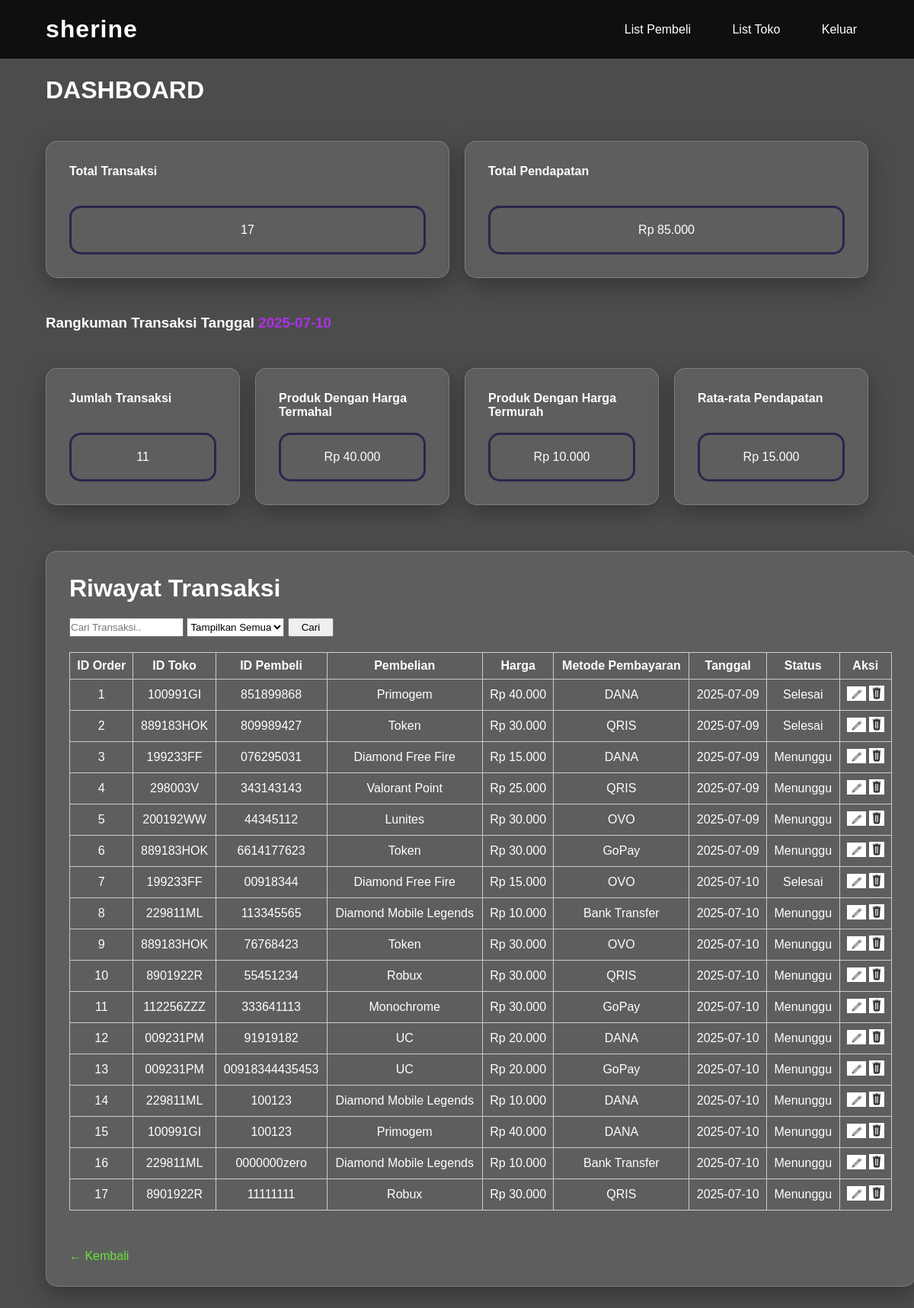
The app's page /admin/adminHome.php (signed in) with its own data.
### tables this page shows
CREATE TABLE `transaksi` (
  `ID_TRANSAKSI` int(4) NOT NULL,
  `ID_TOKO_TR` varchar(20) NOT NULL,
  `ID_PEMBELI_TR` varchar(30) NOT NULL,
  `PRODUK_TRANSAKSI` varchar(50) NOT NULL,
  `HARGA` decimal(10,2) NOT NULL,
  `METODE_PEMBAYARAN` varchar(40) NOT NULL,
  `WAKTU_TR` date NOT NULL,
  `STATUS` varchar(10) NOT NULL
);

### admin/adminHome.php (the view, shortened to what this page needs)
<?php
include 'header.php';
$db = new konekDatabase();
$koneksi = $db->getConnection();
$totalSql =  mysqli_query($koneksi, "SELECT COUNT(*) AS jumlahTransaksi FROM TRANSAKSI");
$total = mysqli_fetch_assoc($totalSql)['jumlahTransaksi'];
$allSql = mysqli_query($koneksi, "SELECT SUM(HARGA) AS totalPendapatan FROM TRANSAKSI WHERE STATUS = 'Selesai'");
$all = mysqli_fetch_assoc($allSql)['totalPendapatan'];
$countSql = mysqli_query($koneksi, "SELECT COUNT(*) AS jumlah FROM TRANSAKSI WHERE DATE(WAKTU_TR) = CURDATE()");
$count = mysqli_fetch_assoc($countSql)['jumlah'];
$maxSql = mysqli_query($koneksi, "SELECT MAX(HARGA) AS max_harga FROM TRANSAKSI WHERE DATE(WAKTU_TR) = CURDATE()");
$max = mysqli_fetch_assoc($maxSql)['max_harga'];
$minSql = mysqli_query($koneksi, "SELECT MIN(HARGA) AS min_harga FROM TRANSAKSI WHERE DATE(WAKTU_TR) = CURDATE()");
$min = mysqli_fetch_assoc($minSql)['min_harga'];
$avgSql = mysqli_query($koneksi, "SELECT AVG(HARGA) AS avg_harga FROM TRANSAKSI WHERE DATE(WAKTU_TR) = CURDATE() AND STATUS = 'Selesai'");
$avg = mysqli_fetch_assoc($avgSql)['avg_harga'];
$search = isset($_GET['search']) ? trim($_GET['search']) : '';
$sql = "SELECT * FROM TRANSAKSI WHERE 1=1";
$sql .= " ORDER BY ID_TRANSAKSI";
$result = mysqli_query($koneksi, $sql);
$orders = [];
while ($row = mysqli_fetch_assoc($result)) {
    $orders[] = $row;
}
?>
<main class="main-content">
    <div style="dashboard-title">
        <h1> DASHBOARD </h1>
        <br>
        <div class="admin">
            <div class="admin-containers">
                <h4> Total Transaksi <br><br> </h4>
                <br>
                <div class="dashboard">
                    <?php echo $total; ?>
                </div>
            </div>
            <div class="admin-containers">
                <h4> Total Pendapatan <br><br> </h4>
                <br>
                <div class="dashboard">
                    <?php echo "Rp " . number_format($all, 0, ',', '.');
                    ; ?>
                </div>
            </div>
        </div>
        <br>
        <h3> Rangkuman Transaksi Tanggal <strong style="color:rgb(175, 48, 230);"> <?php echo date('Y-m-d'); ?>
            </strong> </h3>
    </div>
    <br>
    <div class="admin">
        <div class="admin-containers">
            <h4> Jumlah Transaksi <br><br> </h4>
            <br>
            <div class="dashboard">
                <?php echo $count ?>
            </div>
        </div>
        <div class="admin-containers">
            <h4> Produk Dengan Harga Termahal </h4>
            <br>
            <div class="dashboard">
                <?php echo "Rp " . number_format($max, 0, ',', '.'); ?>
            </div>
        </div>
        <div class="admin-containers">
            <h4> Produk Dengan Harga Termurah </h4>
            <br>
            <div class="dashboard">
                <?php echo "Rp " . number_format($min, 0, ',', '.'); ?>
            </div>
        </div>
        <div class="admin-containers">
            <h4> Rata-rata Pendapatan <br><br> </h4>
            <br>
            <div class="dashboard">
                <?php echo "Rp " . number_format($avg, 0, ',', '.'); ?>
            </div>
        </div>
    </div>
    <div class="admin-container">
        <h1> Riwayat Transaksi </h1>
        <form method="GET" class="search-bar">
            <input type="text" name="search" placeholder="Cari Transaksi.." value="<?= htmlspecialchars($search) ?>">
            <select name="status_filter">
                <option value=""> Tampilkan Semua </option>
            </select>
            <button type="submit"> Cari </button>
        </form>
        <table>
            <thead>
                <tr>
                    <th> ID Order </th>
                    <th> ID Toko </th>
                    <th> ID Pembeli </th>
                    <th> Pembelian </th>
                    <th> Harga </th>
                    <th> Metode Pembayaran </th>
                    <th> Tanggal </th>
                    <th> Status </th>
                    <th> Aksi </th>
                </tr>
            </thead>
            <tbody>
                <?php if (empty($orders)): ?>
                    <tr>
                        <td colspan="9"> Data transaksi tidak ditemukan.</td>
                    </tr>
                <?php else: ?>
                    <?php foreach ($orders as $order): ?>
                        <tr>
                            <td><?= htmlspecialchars($order['ID_TRANSAKSI']) ?></td>
                            <td><?= htmlspecialchars($order['ID_TOKO_TR']) ?></td>
                            <td><?= htmlspecialchars($order['ID_PEMBELI_TR']) ?></td>
                            <td><?= htmlspecialchars($order['PRODUK_TRANSAKSI']) ?></td>
                            <td>Rp <?= number_format($order['HARGA'], 0, ',', '.') ?></td>
                            <td><?= htmlspecialchars($order['METODE_PEMBAYARAN']) ?></td>
                            <td><?= date('Y-m-d', strtotime($order['WAKTU_TR'])) ?></td>
                            <td><?= htmlspecialchars($order['STATUS']) ?></td>
                            <td>
                                <a
                                    href="../crud.php?aksi=update&id=<?= $order['ID_TRANSAKSI'] ?>&table=TRANSAKSI&redirect=admin/adminHome.php">
                                    <img src="../edit.jpeg" alt="Edit" style="width: 25px;">
                                </a>
                                <a href="../crud.php?aksi=delete&id=<?= $order['ID_TRANSAKSI'] ?>&table=TRANSAKSI&redirect=admin/adminHome.php"
                                    onclick="return confirm('Yakin ingin menghapus transaksi ini?')">
                                    <img src="../trash.jpg" alt="Hapus" style="width: 20px;">
                                </a>
                            </td>
                        </tr>
                    <?php endforeach; ?>
                <?php endif; ?>
            </tbody>
        </table>
        <br> <br>
        <a href="adminHome.php"> ← Kembali </a>
    </div>
</main>
</body>
</html>

### style.css (style rules this page uses)
* { margin: 0; padding: 0; font-family: 'Poppins', 'Gill Sans', 'Gill Sans MT', Calibri, 'Trebuchet MS', sans-serif; }
body { background-image: linear-gradient(rgba(0, 0, 0, 0.7), rgba(0, 0, 0, 0.7)), url(https://images.pexels.com/photos/3165335/pexels-photo-3165335.jpeg); min-height: 100vh; background-size: cover; background-position: center; background-attachment: fixed; color: #fff; }
.admin { display: flex; gap: 20px; }
.admin-container { width: 100%; max-width: 1080px; min-height: 600px; margin: 30px auto; padding: 30px; background: rgba(255, 255, 255, 0.1); backdrop-filter: blur(10px); border-radius: 15px; border: 1px solid rgba(255, 255, 255, 0.2); box-shadow: 0 10px 30px rgba(0, 0, 0, 0.3); }
.main-content { padding: 100px 5% 40px; }
.dashboard { text-align: center; border: 3px solid rgb(45, 36, 77); border-radius: 15px; padding: 20px; }

### admin/adminHome.php (style rules this page uses)
.admin-containers { width: 350px; min-height: 100px; width: 90%; margin: 30px auto; padding: 30px; background: rgba(255, 255, 255, 0.1); backdrop-filter: blur(10px); border-radius: 15px; border: 1px solid rgba(255, 255, 255, 0.2); box-shadow: 0 10px 30px rgba(0, 0, 0, 0.3); }
table { margin-bottom: 15px; width: 100%; border-collapse: collapse; }
th, td { text-align: center; padding: 8px; border: 1px solid #ccc; }
a { color: rgb(107, 228, 63); text-decoration: none; }
.search-bar { margin: 20px 0; }
input[type="text"], select { height: 25px; }
input[type="text"] { width: 150px; }
button[type="submit"] { width: 60px; height: 25px; }

### records on screen
transaksi: ID_TRANSAKSI "1", ID_TOKO_TR "100991GI", ID_PEMBELI_TR "851899868", PRODUK_TRANSAKSI "Primogem", HARGA "40.000", METODE_PEMBAYARAN "DANA", WAKTU_TR "2025-07-09", STATUS "Selesai"
transaksi: ID_TRANSAKSI "2", ID_TOKO_TR "889183HOK", ID_PEMBELI_TR "809989427", PRODUK_TRANSAKSI "Token", HARGA "30.000", METODE_PEMBAYARAN "QRIS", WAKTU_TR "2025-07-09", STATUS "Selesai"
transaksi: ID_TRANSAKSI "3", ID_TOKO_TR "199233FF", ID_PEMBELI_TR "076295031", PRODUK_TRANSAKSI "Diamond Free Fire", HARGA "15.000", METODE_PEMBAYARAN "DANA", WAKTU_TR "2025-07-09", STATUS "Menunggu"
transaksi: ID_TRANSAKSI "4", ID_TOKO_TR "298003V", ID_PEMBELI_TR "343143143", PRODUK_TRANSAKSI "Valorant Point", HARGA "25.000", METODE_PEMBAYARAN "QRIS", WAKTU_TR "2025-07-09", STATUS "Menunggu"
transaksi: ID_TRANSAKSI "5", ID_TOKO_TR "200192WW", ID_PEMBELI_TR "44345112", PRODUK_TRANSAKSI "Lunites", HARGA "30.000", METODE_PEMBAYARAN "OVO", WAKTU_TR "2025-07-09", STATUS "Menunggu"
transaksi: ID_TRANSAKSI "6", ID_TOKO_TR "889183HOK", ID_PEMBELI_TR "6614177623", PRODUK_TRANSAKSI "Token", HARGA "30.000", METODE_PEMBAYARAN "GoPay", WAKTU_TR "2025-07-09", STATUS "Menunggu"
transaksi: ID_TRANSAKSI "7", ID_TOKO_TR "199233FF", ID_PEMBELI_TR "00918344", PRODUK_TRANSAKSI "Diamond Free Fire", HARGA "15.000", METODE_PEMBAYARAN "OVO", WAKTU_TR "2025-07-10", STATUS "Selesai"
transaksi: ID_TRANSAKSI "8", ID_TOKO_TR "229811ML", ID_PEMBELI_TR "113345565", PRODUK_TRANSAKSI "Diamond Mobile Legends", HARGA "10.000", METODE_PEMBAYARAN "Bank Transfer", WAKTU_TR "2025-07-10", STATUS "Menunggu"
transaksi: ID_TRANSAKSI "9", ID_TOKO_TR "889183HOK", ID_PEMBELI_TR "76768423", PRODUK_TRANSAKSI "Token", HARGA "30.000", METODE_PEMBAYARAN "OVO", WAKTU_TR "2025-07-10", STATUS "Menunggu"
transaksi: ID_TRANSAKSI "10", ID_TOKO_TR "8901922R", ID_PEMBELI_TR "55451234", PRODUK_TRANSAKSI "Robux", HARGA "30.000", METODE_PEMBAYARAN "QRIS", WAKTU_TR "2025-07-10", STATUS "Menunggu"
transaksi: ID_TRANSAKSI "11", ID_TOKO_TR "112256ZZZ", ID_PEMBELI_TR "333641113", PRODUK_TRANSAKSI "Monochrome", HARGA "30.000", METODE_PEMBAYARAN "GoPay", WAKTU_TR "2025-07-10", STATUS "Menunggu"
transaksi: ID_TRANSAKSI "12", ID_TOKO_TR "009231PM", ID_PEMBELI_TR "91919182", PRODUK_TRANSAKSI "UC", HARGA "20.000", METODE_PEMBAYARAN "DANA", WAKTU_TR "2025-07-10", STATUS "Menunggu"
transaksi: ID_TRANSAKSI "13", ID_TOKO_TR "009231PM", ID_PEMBELI_TR "00918344435453", PRODUK_TRANSAKSI "UC", HARGA "20.000", METODE_PEMBAYARAN "GoPay", WAKTU_TR "2025-07-10", STATUS "Menunggu"
transaksi: ID_TRANSAKSI "14", ID_TOKO_TR "229811ML", ID_PEMBELI_TR "100123", PRODUK_TRANSAKSI "Diamond Mobile Legends", HARGA "10.000", METODE_PEMBAYARAN "DANA", WAKTU_TR "2025-07-10", STATUS "Menunggu"
transaksi: ID_TRANSAKSI "15", ID_TOKO_TR "100991GI", ID_PEMBELI_TR "100123", PRODUK_TRANSAKSI "Primogem", HARGA "40.000", METODE_PEMBAYARAN "DANA", WAKTU_TR "2025-07-10", STATUS "Menunggu"
transaksi: ID_TRANSAKSI "16", ID_TOKO_TR "229811ML", ID_PEMBELI_TR "0000000zero", PRODUK_TRANSAKSI "Diamond Mobile Legends", HARGA "10.000", METODE_PEMBAYARAN "Bank Transfer", WAKTU_TR "2025-07-10", STATUS "Menunggu"
transaksi: ID_TRANSAKSI "17", ID_TOKO_TR "8901922R", ID_PEMBELI_TR "11111111", PRODUK_TRANSAKSI "Robux", HARGA "30.000", METODE_PEMBAYARAN "QRIS", WAKTU_TR "2025-07-10", STATUS "Menunggu"

### other values on screen
$akun "sherine"
$total "17"
$all "85.000"
$count "11"
$max "40.000"
$min "10.000"
$avg "15.000"
